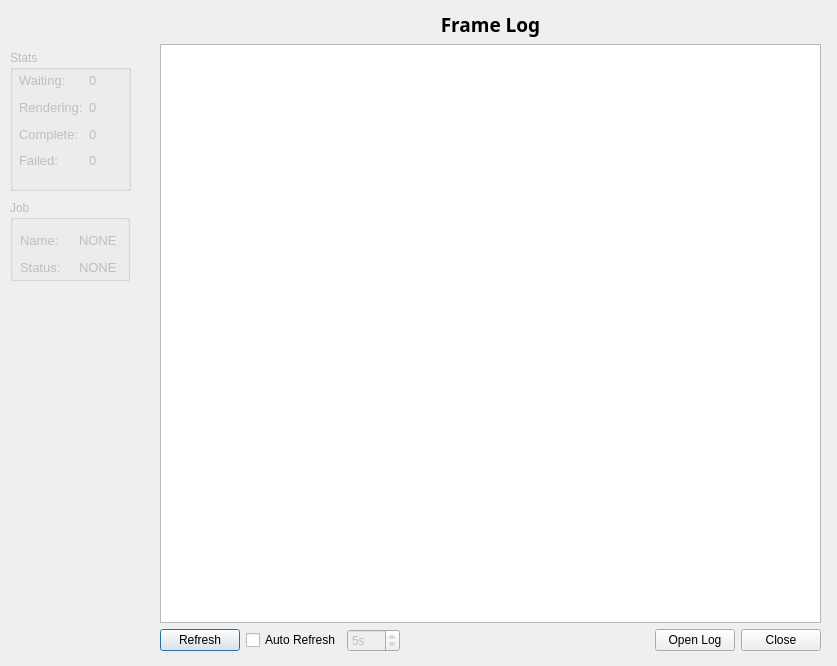
<ui version="4.0" >
 <class>JobDetails</class>
 <widget class="QDialog" name="JobDetails" >
  <property name="geometry" >
   <rect>
    <x>0</x>
    <y>0</y>
    <width>837</width>
    <height>666</height>
   </rect>
  </property>
  <property name="windowTitle" >
   <string>Job Details</string>
  </property>
  <widget class="QGroupBox" name="jobGroupBox" >
   <property name="enabled" >
    <bool>false</bool>
   </property>
   <property name="geometry" >
    <rect>
     <x>10</x>
     <y>200</y>
     <width>120</width>
     <height>81</height>
    </rect>
   </property>
   <property name="title" >
    <string>Job</string>
   </property>
   <widget class="QWidget" name="layoutWidget" >
    <property name="geometry" >
     <rect>
      <x>10</x>
      <y>30</y>
      <width>111</width>
      <height>48</height>
     </rect>
    </property>
    <layout class="QGridLayout" >
     <item row="0" column="0" >
      <widget class="QLabel" name="jobDetails_job_status_label" >
       <property name="font" >
        <font>
         <pointsize>10</pointsize>
        </font>
       </property>
       <property name="text" >
        <string>Name:</string>
       </property>
      </widget>
     </item>
     <item row="0" column="1" >
      <widget class="QLabel" name="jobDetails_job_name" >
       <property name="font" >
        <font>
         <pointsize>10</pointsize>
        </font>
       </property>
       <property name="text" >
        <string>NONE</string>
       </property>
      </widget>
     </item>
     <item row="1" column="0" >
      <widget class="QLabel" name="jobDetails_job_name_label" >
       <property name="font" >
        <font>
         <pointsize>10</pointsize>
        </font>
       </property>
       <property name="text" >
        <string>Status:</string>
       </property>
      </widget>
     </item>
     <item row="1" column="1" >
      <widget class="QLabel" name="jobDetails_job_status" >
       <property name="font" >
        <font>
         <pointsize>10</pointsize>
        </font>
       </property>
       <property name="text" >
        <string>NONE</string>
       </property>
      </widget>
     </item>
    </layout>
   </widget>
  </widget>
  <widget class="QGroupBox" name="groupBox_2" >
   <property name="enabled" >
    <bool>false</bool>
   </property>
   <property name="geometry" >
    <rect>
     <x>10</x>
     <y>50</y>
     <width>121</width>
     <height>141</height>
    </rect>
   </property>
   <property name="title" >
    <string>Stats</string>
   </property>
   <widget class="QWidget" name="layoutWidget_2" >
    <property name="geometry" >
     <rect>
      <x>9</x>
      <y>20</y>
      <width>101</width>
      <height>101</height>
     </rect>
    </property>
    <layout class="QGridLayout" >
     <item row="0" column="0" >
      <widget class="QLabel" name="label_44" >
       <property name="font" >
        <font>
         <pointsize>10</pointsize>
         <weight>50</weight>
         <bold>false</bold>
        </font>
       </property>
       <property name="text" >
        <string>Waiting:</string>
       </property>
      </widget>
     </item>
     <item row="0" column="1" >
      <widget class="QLabel" name="jobs_frames_waiting" >
       <property name="font" >
        <font>
         <pointsize>10</pointsize>
        </font>
       </property>
       <property name="text" >
        <string>0</string>
       </property>
      </widget>
     </item>
     <item row="1" column="0" >
      <widget class="QLabel" name="label_28" >
       <property name="font" >
        <font>
         <pointsize>10</pointsize>
         <weight>50</weight>
         <bold>false</bold>
        </font>
       </property>
       <property name="text" >
        <string>Rendering:</string>
       </property>
      </widget>
     </item>
     <item row="1" column="1" >
      <widget class="QLabel" name="jobs_frames_rendering" >
       <property name="font" >
        <font>
         <pointsize>10</pointsize>
        </font>
       </property>
       <property name="text" >
        <string>0</string>
       </property>
      </widget>
     </item>
     <item row="2" column="0" >
      <widget class="QLabel" name="label_31" >
       <property name="font" >
        <font>
         <pointsize>10</pointsize>
         <weight>50</weight>
         <bold>false</bold>
        </font>
       </property>
       <property name="text" >
        <string>Complete:</string>
       </property>
      </widget>
     </item>
     <item row="2" column="1" >
      <widget class="QLabel" name="jobs_frames_complete" >
       <property name="font" >
        <font>
         <pointsize>10</pointsize>
        </font>
       </property>
       <property name="text" >
        <string>0</string>
       </property>
      </widget>
     </item>
     <item row="3" column="0" >
      <widget class="QLabel" name="label_32" >
       <property name="font" >
        <font>
         <pointsize>10</pointsize>
         <weight>50</weight>
         <bold>false</bold>
        </font>
       </property>
       <property name="text" >
        <string>Failed:</string>
       </property>
      </widget>
     </item>
     <item row="3" column="1" >
      <widget class="QLabel" name="jobs_frames_failed" >
       <property name="font" >
        <font>
         <pointsize>10</pointsize>
        </font>
       </property>
       <property name="text" >
        <string>0</string>
       </property>
      </widget>
     </item>
    </layout>
   </widget>
  </widget>
  <widget class="QWidget" name="layoutWidget" >
   <property name="geometry" >
    <rect>
     <x>160</x>
     <y>11</y>
     <width>661</width>
     <height>641</height>
    </rect>
   </property>
   <layout class="QVBoxLayout" >
    <item>
     <widget class="QLabel" name="label" >
      <property name="font" >
       <font>
        <family>AlArabiya</family>
        <pointsize>14</pointsize>
        <weight>75</weight>
        <bold>true</bold>
       </font>
      </property>
      <property name="text" >
       <string>Frame Log</string>
      </property>
      <property name="alignment" >
       <set>Qt::AlignCenter</set>
      </property>
     </widget>
    </item>
    <item>
     <widget class="QTableView" name="frameTable" >
      <property name="editTriggers" >
       <set>QAbstractItemView::NoEditTriggers</set>
      </property>
      <property name="selectionMode" >
       <enum>QAbstractItemView::SingleSelection</enum>
      </property>
      <property name="selectionBehavior" >
       <enum>QAbstractItemView::SelectRows</enum>
      </property>
     </widget>
    </item>
    <item>
     <layout class="QHBoxLayout" >
      <item>
       <widget class="QPushButton" name="refreshNow" >
        <property name="text" >
         <string>Refresh</string>
        </property>
       </widget>
      </item>
      <item>
       <widget class="QCheckBox" name="autoRefresh" >
        <property name="text" >
         <string>Auto Refresh</string>
        </property>
       </widget>
      </item>
      <item>
       <widget class="QSpinBox" name="refreshTime" >
        <property name="enabled" >
         <bool>false</bool>
        </property>
        <property name="suffix" >
         <string>s</string>
        </property>
        <property name="minimum" >
         <number>1</number>
        </property>
        <property name="maximum" >
         <number>600</number>
        </property>
        <property name="value" >
         <number>5</number>
        </property>
       </widget>
      </item>
      <item>
       <spacer>
        <property name="orientation" >
         <enum>Qt::Horizontal</enum>
        </property>
        <property name="sizeHint" >
         <size>
          <width>188</width>
          <height>20</height>
         </size>
        </property>
       </spacer>
      </item>
      <item>
       <widget class="QPushButton" name="openLog" >
        <property name="text" >
         <string>Open Log</string>
        </property>
       </widget>
      </item>
      <item>
       <widget class="QPushButton" name="closeButton" >
        <property name="text" >
         <string>Close</string>
        </property>
       </widget>
      </item>
     </layout>
    </item>
   </layout>
  </widget>
 </widget>
 <resources/>
 <connections>
  <connection>
   <sender>closeButton</sender>
   <signal>clicked()</signal>
   <receiver>JobDetails</receiver>
   <slot>close()</slot>
   <hints>
    <hint type="sourcelabel" >
     <x>679</x>
     <y>643</y>
    </hint>
    <hint type="destinationlabel" >
     <x>367</x>
     <y>336</y>
    </hint>
   </hints>
  </connection>
 </connections>
</ui>
